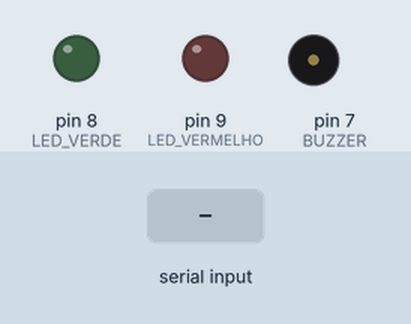
This sketch was run on a simulated Arduino Uno, built with avr-gcc and run on an emulated ATmega328P. Parts: output pins drawn as LEDs (lit = HIGH), buzzer (waves = sounding, pin HIGH). Dashed ring = blinking. The inputs (shaded band) are chosen by the test bench.

Above: at 1.2 s.
1.3 s: "ALERTA\n" received over Serial
At 1.45 s:
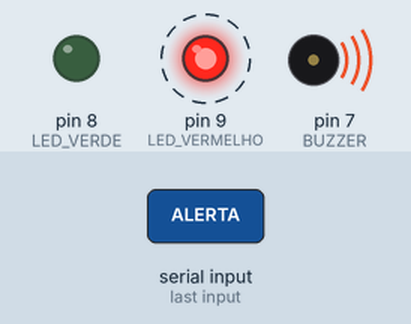
4.3 s: "ABRIR\n" received over Serial
At 5.2 s:
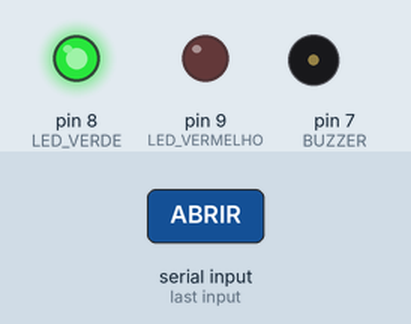
Timing chart, 0 to 8.8 s (numbered marks = the images above; inputs shaded):
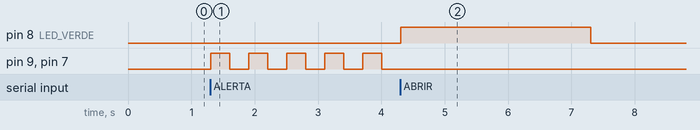

Measured:
- after the input at 1.3 s, pin 9 (LED_VERMELHO), pin 7 (BUZZER): alternates HIGH for 0.30 s and LOW for 0.30 s, starting at once
- after the input at 4.3 s, pin 8 (LED_VERDE): LOW → HIGH at once, → LOW 3.0 s later

The sketch:

app.ino
```cpp
#define LED_VERDE 8
#define LED_VERMELHO 9
#define BUZZER 7

void setup() {
  Serial.begin(9600);
  pinMode(LED_VERDE, OUTPUT);
  pinMode(LED_VERMELHO, OUTPUT);
  pinMode(BUZZER, OUTPUT);
}

void loop() {
  if (Serial.available()) {
    String comando = Serial.readStringUntil('\n');
    comando.trim();

    if (comando == "ABRIR") {
      digitalWrite(LED_VERDE, HIGH);
      delay(3000);
      digitalWrite(LED_VERDE, LOW);
    }
    else if (comando == "ALERTA") {
      for (int i = 0; i < 5; i++) {
        digitalWrite(LED_VERMELHO, HIGH);
        digitalWrite(BUZZER, HIGH);
        delay(300);
        digitalWrite(LED_VERMELHO, LOW);
        digitalWrite(BUZZER, LOW);
        delay(300);
      }
    }
  }
}
```
